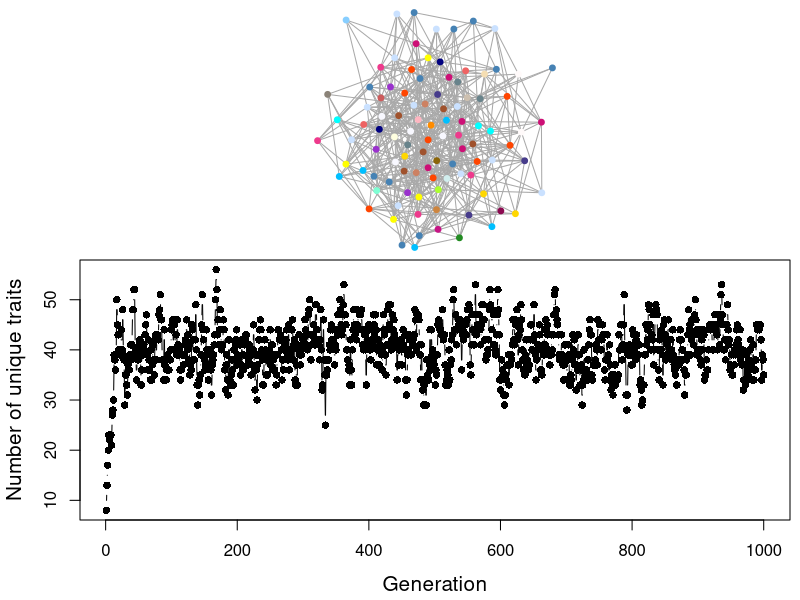

The R script that drew this image:

#####
#
# Doing violence to reality: Theoretical models of cultural evolution
# Culture evolves II: The spread and evolution of cultural traits
# authored by Dominik Deffner (deffner@mpib-berlin.mpg.de)
#
####

#Load package to construct networks
library(igraph)

#Parameter values
N=100      #Population Size
tmax=1000   #Number of generations
mu = 0.1   #Innovation rate
p = 0.1   #probability any two edges are connected

#Initialize population with cultural traits
#In the beginning, each individual has the same trait  
Pop <- rep(1, N)

#Counter variable to hold the largest id of traits so far; this is to make sure all innovations are novel variants
Counter = 1

#Create output object
Div_NoTraits <- c()

#Create random network
g <- erdos.renyi.game(N, p, type = "gnp")
A <- as.matrix(get.adjacency(g, type = "both"))

#This is how you would do the same thing by hand
# A <- matrix(NA, nrow = N, ncol = N)
# for (i in 1:N) {
#   for (j in 1:N) {
#     if (i == j){
#       A[i,j] <- 0
#     } else if (j > i){
#       A[i,j] <- rbinom(1, 1, p)
#     }
#   }
# }
# A[lower.tri(A)] <- t(A)[lower.tri(A)]


#Loop over generations
for (t in 1:tmax) {

  Pop_new <- c()
  
  #Cultural Transmission in network
  for (i in 1:N) {
    
    #In case agent i has more than 1 network connection, they copy random model
    if (length(which(A[i,] == 1)) > 1){
      
      #IDs of available partners
      Partners <- which(A[i,] == 1)
      
      #Unbiased cultural transmission
      Models <- sample(Partners, size = 1)
      
      #In case agent i has exactly 1 network connection, they copy their trait
    } else if (length(which(A[i,] == 1)) == 1){
      Models <- which(A[i,] == 1)
      
      #In case agent i has no network connection at all, they keep own trait
    } else {
      Models <- i
    }
    
    Pop_new[i] <- Pop[Models]  
  }
  
  # Replace population with new generation
  Pop <- Pop_new
  
  # Innovation
  Innovators <- rbinom(N,1,mu)
  Pop[Innovators == 1] <- (Counter + 1) : (Counter + length(which(Innovators==1)))
  
  #Update counter
  Counter <- max(Pop)
  
  #Store number of unique variants
  Div_NoTraits <- c( Div_NoTraits ,length(unique(Pop)))
  
}#t


#Plotting code
par(mfrow = c(2,1), 
    mar = c(0,4,0,0), 
    oma = c(4,0,0,0.5))


color = sample(grDevices::colors()[grep('gr(a|e)y', grDevices::colors(), invert = T)][-1])
V(g)$color <- sample(color[sapply(1:N, function(x) which(unique(Pop) == Pop[x]))])
V(g)$frame.color <- V(g)$color
plot(g, vertex.label= NA, edge.arrow.size=0.1,vertex.size = 5)

plot(Div_NoTraits, type = "b", ylab = "", xlab= "", pch = 16)
mtext("Number of unique traits", side = 2, line = 2.75, cex = 1.25)
mtext("Generation", side = 1, line = 2.75, cex = 1.25)


####
###
##
# TASKS
##
###
####


#Explore the (independent) influence of the following factors on cultural diversity:
# a) Population size
# b) Innovation rate
# c) Network density (i.e., value of p parameter)
# Is there anything you find surprising/don't understand?


